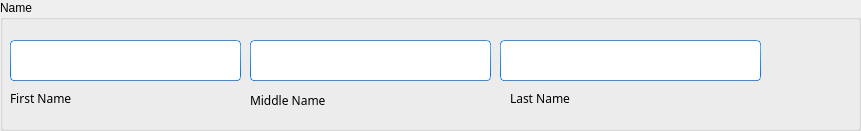
      <widget class="QGroupBox" name="groupBox_3">
       <property name="geometry">
        <rect>
         <x>10</x>
         <y>90</y>
         <width>861</width>
         <height>131</height>
        </rect>
       </property>
       <property name="styleSheet">
        <string notr="true">font: 25 18pt &quot;Bahnschrift Light&quot;;</string>
       </property>
       <property name="title">
        <string>Name</string>
       </property>
       <widget class="QLineEdit" name="first_line_3">
        <property name="geometry">
         <rect>
          <x>10</x>
          <y>40</y>
          <width>231</width>
          <height>41</height>
         </rect>
        </property>
        <property name="styleSheet">
         <string notr="true">
border-width: 1px; border-radius: 4px;
background-color: rgb(255, 255, 255);
	border-style: solid;
	border-color: qlineargradient(spread:pad, x1:0.5, y1:1, x2:0.5, y2:0, stop:0 rgba(0, 113, 255, 255), stop:1 rgba(91, 171, 252, 255));</string>
        </property>
        <property name="placeholderText">
         <string/>
        </property>
        <property name="clearButtonEnabled">
         <bool>true</bool>
        </property>
       </widget>
       <widget class="QLineEdit" name="middle_line_3">
        <property name="geometry">
         <rect>
          <x>250</x>
          <y>40</y>
          <width>241</width>
          <height>41</height>
         </rect>
        </property>
        <property name="styleSheet">
         <string notr="true">
border-width: 1px; border-radius: 4px;
background-color: rgb(255, 255, 255);
	border-style: solid;
	border-color: qlineargradient(spread:pad, x1:0.5, y1:1, x2:0.5, y2:0, stop:0 rgba(0, 113, 255, 255), stop:1 rgba(91, 171, 252, 255));</string>
        </property>
        <property name="placeholderText">
         <string/>
        </property>
        <property name="clearButtonEnabled">
         <bool>true</bool>
        </property>
       </widget>
       <widget class="QLineEdit" name="last_line_3">
        <property name="geometry">
         <rect>
          <x>500</x>
          <y>40</y>
          <width>261</width>
          <height>41</height>
         </rect>
        </property>
        <property name="styleSheet">
         <string notr="true">
border-width: 1px; border-radius: 4px;
background-color: rgb(255, 255, 255);
	border-style: solid;
	border-color: qlineargradient(spread:pad, x1:0.5, y1:1, x2:0.5, y2:0, stop:0 rgba(0, 113, 255, 255), stop:1 rgba(91, 171, 252, 255));</string>
        </property>
        <property name="text">
         <string/>
        </property>
        <property name="placeholderText">
         <string/>
        </property>
        <property name="clearButtonEnabled">
         <bool>true</bool>
        </property>
       </widget>
       <widget class="QLabel" name="label_32">
        <property name="geometry">
         <rect>
          <x>10</x>
          <y>90</y>
          <width>63</width>
          <height>16</height>
         </rect>
        </property>
        <property name="font">
         <font>
          <family>Bahnschrift Light</family>
          <pointsize>-1</pointsize>
          <weight>3</weight>
          <italic>false</italic>
          <bold>false</bold>
         </font>
        </property>
        <property name="styleSheet">
         <string notr="true">font-size:12px
</string>
        </property>
        <property name="text">
         <string>First Name</string>
        </property>
       </widget>
       <widget class="QLabel" name="label_27">
        <property name="geometry">
         <rect>
          <x>250</x>
          <y>90</y>
          <width>91</width>
          <height>21</height>
         </rect>
        </property>
        <property name="font">
         <font>
          <family>Bahnschrift Light</family>
          <pointsize>-1</pointsize>
          <weight>3</weight>
          <italic>false</italic>
          <bold>false</bold>
         </font>
        </property>
        <property name="styleSheet">
         <string notr="true">font-size:12px
</string>
        </property>
        <property name="text">
         <string>Middle Name</string>
        </property>
       </widget>
       <widget class="QLabel" name="label_34">
        <property name="geometry">
         <rect>
          <x>510</x>
          <y>90</y>
          <width>81</width>
          <height>16</height>
         </rect>
        </property>
        <property name="font">
         <font>
          <family>Bahnschrift Light</family>
          <pointsize>-1</pointsize>
          <weight>3</weight>
          <italic>false</italic>
          <bold>false</bold>
         </font>
        </property>
        <property name="styleSheet">
         <string notr="true">font-size:12px
</string>
        </property>
        <property name="text">
         <string>Last Name </string>
        </property>
       </widget>
      </widget>
